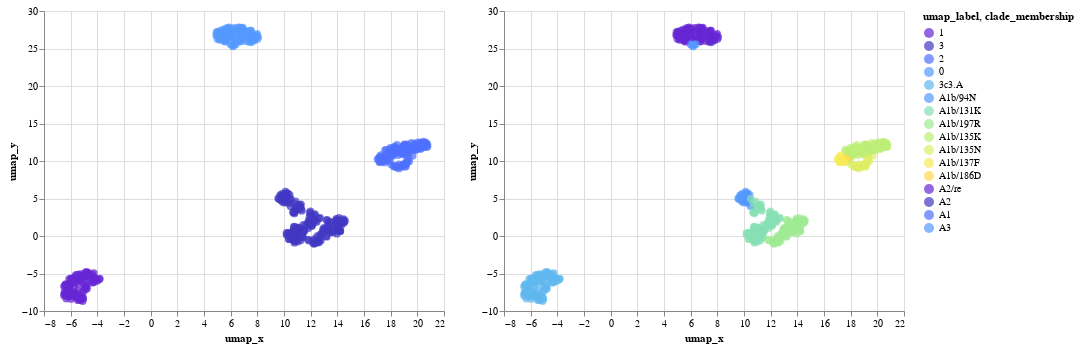

The code cell stored with this chart in its notebook:
### Code cell
chart_12_umap = scatterplot_with_tooltip_interactive(merged_umap_df,'umap_x','umap_y','umap_x','umap_y',['strain','clade_membership', 'umap_label'],'umap_label:N', domain, range_)
domain =  merged_umap_df["clade_membership"].drop_duplicates().values
chart_12_clade = scatterplot_with_tooltip_interactive(merged_umap_df,'umap_x','umap_y','umap_x','umap_y',['strain','clade_membership', 'umap_label'],'clade_membership:N', domain, range_)
chart_12_umap|chart_12_clade

### Figure 1 — Vega-Lite specification as saved in the notebook (floating-point values rounded to 4 significant figures; data arrays with more than 128 entries replaced by an {"elided": "..."} marker saying what was removed)
{"config": {"view": {"continuousWidth": 400, "continuousHeight": 300}}, "hconcat": [{"mark": {"type": "circle", "size": 60}, "encoding": {"color": {"type": "nominal", "field": "umap_label", "scale": {"domain": [1.0, 3.0, 2.0, 0.0], "range": ["#6626d4", "#4138c3", "#4e70ff", "#5499ff", "#61b8f0", "#5499ff", "#87dfb3", "#a0e994", "#bdee78", "#ddee64", "#f8e957", "#ffdb4e"]}}, "tooltip": [{"type": "nominal", "field": "strain"}, {"type": "nominal", "field": "clade_membership"}, {"type": "quantitative", "field": "umap_label"}], "x": {"type": "quantitative", "field": "umap_x", "title": "umap_x"}, "y": {"type": "quantitative", "field": "umap_y", "title": "umap_y"}}, "selection": {"selector143": {"type": "interval", "bind": "scales", "encodings": ["x", "y"]}}}, {"mark": {"type": "circle", "size": 60}, "encoding": {"color": {"type": "nominal", "field": "clade_membership", "scale": {"domain": ["3c3.A", "A1b/94N", "A1b/131K", "A1b/197R", "A1b/135K", "A1b/135N", "A1b/137F", "A1b/186D", "A2/re", "A2", "A1", "A3"], "range": ["#6626d4", "#4138c3", "#4e70ff", "#5499ff", "#61b8f0", "#5499ff", "#87dfb3", "#a0e994", "#bdee78", "#ddee64", "#f8e957", "#ffdb4e"]}}, "tooltip": [{"type": "nominal", "field": "strain"}, {"type": "nominal", "field": "clade_membership"}, {"type": "quantitative", "field": "umap_label"}], "x": {"type": "quantitative", "field": "umap_x", "title": "umap_x"}, "y": {"type": "quantitative", "field": "umap_y", "title": "umap_y"}}, "selection": {"selector145": {"type": "interval", "bind": "scales", "encodings": ["x", "y"]}}}], "data": {"name": "data-29e3add3606ad20d28edaf07f89c3421"}, "$schema": "https://vega.github.io/schema/vega-lite/v4.8.1.json", "datasets": {"data-29e3add3606ad20d28edaf07f89c3421": {"elided": "474 records"}}}
